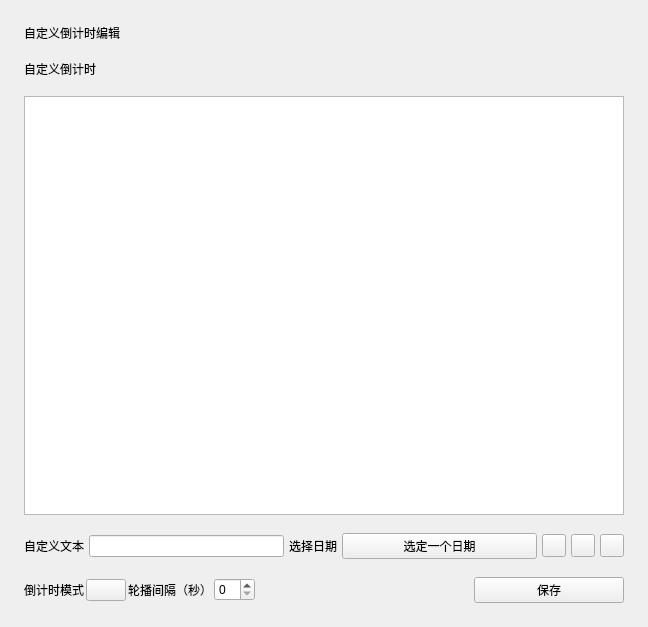
<?xml version="1.0" encoding="UTF-8"?>
<ui version="4.0">
 <class>Form</class>
 <widget class="QWidget" name="Form">
  <property name="geometry">
   <rect>
    <x>0</x>
    <y>0</y>
    <width>648</width>
    <height>627</height>
   </rect>
  </property>
  <property name="windowTitle">
   <string>Form</string>
  </property>
  <layout class="QVBoxLayout" name="verticalLayout_2">
   <property name="spacing">
    <number>18</number>
   </property>
   <property name="leftMargin">
    <number>24</number>
   </property>
   <property name="topMargin">
    <number>24</number>
   </property>
   <property name="rightMargin">
    <number>24</number>
   </property>
   <property name="bottomMargin">
    <number>24</number>
   </property>
   <item>
    <widget class="TitleLabel" name="TitleLabel">
     <property name="text">
      <string>自定义倒计时编辑</string>
     </property>
    </widget>
   </item>
   <item>
    <layout class="QHBoxLayout" name="horizontalLayout_5">
     <item>
      <widget class="SubtitleLabel" name="SubtitleLabel">
       <property name="text">
        <string>自定义倒计时</string>
       </property>
      </widget>
     </item>
    </layout>
   </item>
   <item>
    <layout class="QHBoxLayout" name="horizontalLayout_6">
     <property name="spacing">
      <number>12</number>
     </property>
     <item>
      <widget class="ListWidget" name="countdown_list">
       <property name="sizePolicy">
        <sizepolicy hsizetype="Preferred" vsizetype="Expanding">
         <horstretch>0</horstretch>
         <verstretch>0</verstretch>
        </sizepolicy>
       </property>
       <property name="defaultDropAction">
        <enum>Qt::IgnoreAction</enum>
       </property>
       <property name="alternatingRowColors">
        <bool>true</bool>
       </property>
      </widget>
     </item>
    </layout>
   </item>
   <item>
    <layout class="QHBoxLayout" name="horizontalLayout">
     <property name="spacing">
      <number>5</number>
     </property>
     <item>
      <widget class="BodyLabel" name="BodyLabel_2">
       <property name="sizePolicy">
        <sizepolicy hsizetype="Fixed" vsizetype="Preferred">
         <horstretch>0</horstretch>
         <verstretch>0</verstretch>
        </sizepolicy>
       </property>
       <property name="text">
        <string>自定义文本</string>
       </property>
       <property name="alignment">
        <set>Qt::AlignLeading|Qt::AlignLeft|Qt::AlignVCenter</set>
       </property>
      </widget>
     </item>
     <item>
      <widget class="LineEdit" name="text_cd">
       <property name="sizePolicy">
        <sizepolicy hsizetype="Minimum" vsizetype="Fixed">
         <horstretch>0</horstretch>
         <verstretch>0</verstretch>
        </sizepolicy>
       </property>
      </widget>
     </item>
     <item>
      <widget class="BodyLabel" name="BodyLabel_3">
       <property name="sizePolicy">
        <sizepolicy hsizetype="Fixed" vsizetype="Preferred">
         <horstretch>0</horstretch>
         <verstretch>0</verstretch>
        </sizepolicy>
       </property>
       <property name="text">
        <string>选择日期</string>
       </property>
      </widget>
     </item>
     <item>
      <widget class="CalendarPicker" name="set_countdown_date">
       <property name="sizePolicy">
        <sizepolicy hsizetype="Minimum" vsizetype="Fixed">
         <horstretch>0</horstretch>
         <verstretch>0</verstretch>
        </sizepolicy>
       </property>
       <property name="minimumSize">
        <size>
         <width>150</width>
         <height>0</height>
        </size>
       </property>
       <property name="text">
        <string>选定一个日期</string>
       </property>
      </widget>
     </item>
     <item>
      <widget class="ToolButton" name="add_button_cd"/>
     </item>
     <item>
      <widget class="ToolButton" name="set_button_cd"/>
     </item>
     <item>
      <widget class="ToolButton" name="clear_button_cd"/>
     </item>
    </layout>
   </item>
   <item>
    <layout class="QHBoxLayout" name="horizontalLayout_4" stretch="0,0,0,0,0,0">
     <property name="spacing">
      <number>2</number>
     </property>
     <item>
      <widget class="BodyLabel" name="BodyLabel_4">
       <property name="sizePolicy">
        <sizepolicy hsizetype="Fixed" vsizetype="Preferred">
         <horstretch>0</horstretch>
         <verstretch>0</verstretch>
        </sizepolicy>
       </property>
       <property name="text">
        <string>倒计时模式</string>
       </property>
      </widget>
     </item>
     <item>
      <widget class="ComboBox" name="countdown_mode">
       <property name="sizePolicy">
        <sizepolicy hsizetype="Minimum" vsizetype="Fixed">
         <horstretch>0</horstretch>
         <verstretch>0</verstretch>
        </sizepolicy>
       </property>
      </widget>
     </item>
     <item>
      <widget class="BodyLabel" name="BodyLabel">
       <property name="sizePolicy">
        <sizepolicy hsizetype="Fixed" vsizetype="Preferred">
         <horstretch>0</horstretch>
         <verstretch>0</verstretch>
        </sizepolicy>
       </property>
       <property name="text">
        <string>轮播间隔（秒）</string>
       </property>
      </widget>
     </item>
     <item>
      <widget class="SpinBox" name="countdown_upd_cd">
       <property name="sizePolicy">
        <sizepolicy hsizetype="Minimum" vsizetype="Fixed">
         <horstretch>0</horstretch>
         <verstretch>0</verstretch>
        </sizepolicy>
       </property>
      </widget>
     </item>
     <item>
      <spacer name="horizontalSpacer">
       <property name="orientation">
        <enum>Qt::Horizontal</enum>
       </property>
       <property name="sizeType">
        <enum>QSizePolicy::Expanding</enum>
       </property>
       <property name="sizeHint" stdset="0">
        <size>
         <width>40</width>
         <height>20</height>
        </size>
       </property>
      </spacer>
     </item>
     <item>
      <widget class="PrimaryPushButton" name="save_countdown">
       <property name="sizePolicy">
        <sizepolicy hsizetype="Fixed" vsizetype="Minimum">
         <horstretch>0</horstretch>
         <verstretch>0</verstretch>
        </sizepolicy>
       </property>
       <property name="minimumSize">
        <size>
         <width>150</width>
         <height>0</height>
        </size>
       </property>
       <property name="text">
        <string>保存</string>
       </property>
      </widget>
     </item>
    </layout>
   </item>
  </layout>
 </widget>
 <customwidgets>
  <customwidget>
   <class>ComboBox</class>
   <extends>QPushButton</extends>
   <header>qfluentwidgets</header>
  </customwidget>
  <customwidget>
   <class>PushButton</class>
   <extends>QPushButton</extends>
   <header>qfluentwidgets</header>
  </customwidget>
  <customwidget>
   <class>PrimaryPushButton</class>
   <extends>PushButton</extends>
   <header>qfluentwidgets</header>
  </customwidget>
  <customwidget>
   <class>ToolButton</class>
   <extends>QToolButton</extends>
   <header>qfluentwidgets</header>
  </customwidget>
  <customwidget>
   <class>CalendarPicker</class>
   <extends>QPushButton</extends>
   <header>qfluentwidgets</header>
  </customwidget>
  <customwidget>
   <class>BodyLabel</class>
   <extends>QLabel</extends>
   <header>qfluentwidgets</header>
  </customwidget>
  <customwidget>
   <class>SubtitleLabel</class>
   <extends>QLabel</extends>
   <header>qfluentwidgets</header>
  </customwidget>
  <customwidget>
   <class>TitleLabel</class>
   <extends>QLabel</extends>
   <header>qfluentwidgets</header>
  </customwidget>
  <customwidget>
   <class>LineEdit</class>
   <extends>QLineEdit</extends>
   <header>qfluentwidgets</header>
  </customwidget>
  <customwidget>
   <class>SpinBox</class>
   <extends>QSpinBox</extends>
   <header>qfluentwidgets</header>
  </customwidget>
  <customwidget>
   <class>ListWidget</class>
   <extends>QListWidget</extends>
   <header>qfluentwidgets</header>
  </customwidget>
 </customwidgets>
 <resources/>
 <connections/>
</ui>
